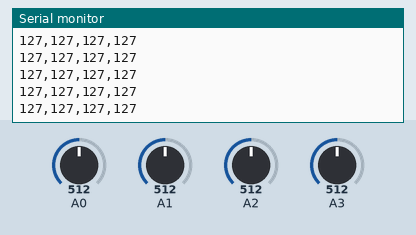
Simulated run of this sketch. Board: Arduino Uno, built with avr-gcc and run on an emulated ATmega328P. Shown: the last lines printed to the serial monitor. The test bench sets the inputs (shaded band); at power-on: A0 = 512, A1 = 512, A2 = 512, A3 = 512.

Above: at 1.2 s.
1.3 s: A0 set to 397
At 1.9 s:
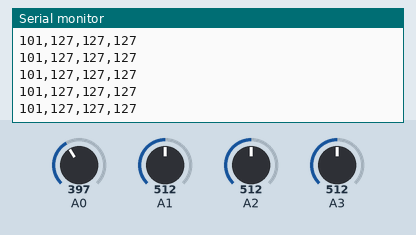
4.3 s: A0 set to 371
At 4.8 s:
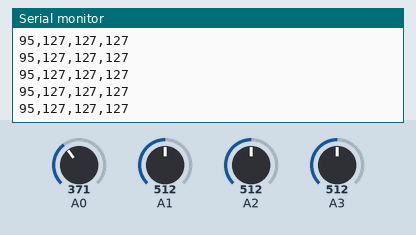
8.8 s: A1 set to 398
At 9.6 s:
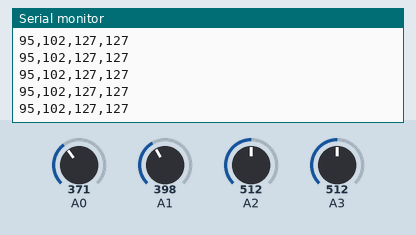
10.3 s: A1 set to 372
At 10.8 s:
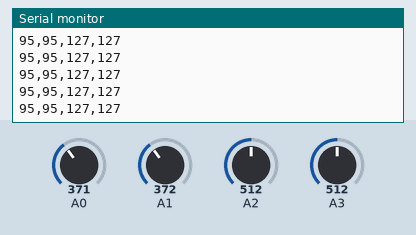
11.8 s: A2 set to 492
At 12.6 s:
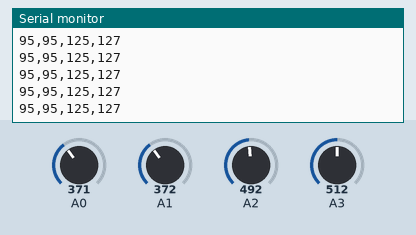
Timing chart, 0 to 14.8 s (numbered marks = the images above; inputs shaded):
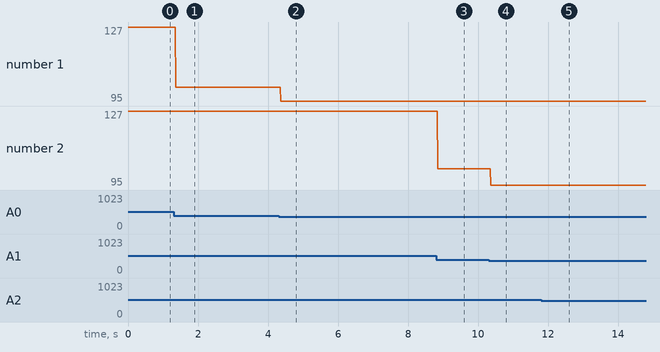

Measured:
- after the input at 1.3 s, the serial monitor: prints a new line after 0.07 s (image 1)
- after the input at 4.3 s, the serial monitor: prints a new line after 0.06 s (image 2)
- after the input at 8.8 s, the serial monitor: prints a new line after 0.05 s (image 3)
- after the input at 10.3 s, the serial monitor: prints a new line after 0.07 s (image 4)
- after the input at 11.8 s, the serial monitor: prints a new line at once (image 5)
- plotted number 1: 127 → 101 after the input at 1.3 s, 101 → 95 after the input at 4.3 s
- plotted number 2: 127 → 102 after the input at 8.8 s

The sketch:

Locomotive_Master.ino
```cpp
#include<SoftwareSerial.h>

SoftwareSerial btSerial(2, 3); // RX | TX

struct PacketData
{
  byte lxAxisValue;
  byte lyAxisValue;
  byte rxAxisValue;
  byte ryAxisValue;
};
PacketData data;


void setup()
{
  Serial.begin(9600);

  btSerial.begin(38400);
}

//This function is used to map 0-1023 joystick value to 0-254. hence 127 is the center value which we send.
//It also adjust the deadband in joystick.
//Jotstick values range from 0-1023. But its center value is not always 511. It is little different.
//So we need to add some deadband to center value. in our case 500-530. Any value in this deadband range is mapped to center 127.
int mapAndAdjustJoystickDeadBandValues(int value, bool reverse)
{
  if (value >= 530)
  {
    value = map(value, 530, 1023, 127, 254);
  }
  else if (value <= 500)
  {
    value = map(value, 500, 0, 127, 0);
  }
  else
  {
    value = 127;
  }

  if (reverse)
  {
    value = 254 - value;
  }
  return value;
}

void loop()
{
  data.lxAxisValue    = mapAndAdjustJoystickDeadBandValues(analogRead(A0), false);
  data.lyAxisValue    = mapAndAdjustJoystickDeadBandValues(analogRead(A1), false);
  data.rxAxisValue    = mapAndAdjustJoystickDeadBandValues(analogRead(A2), false);
  data.ryAxisValue    = mapAndAdjustJoystickDeadBandValues(analogRead(A3), false);

    String dataString;
    dataString = dataString
                + data.lxAxisValue + ","
                + data.lyAxisValue + ","
                + data.rxAxisValue + ","
                + data.ryAxisValue + "\n";

    Serial.print(dataString);
  btSerial.print(dataString);
  delay(10);
}
```
